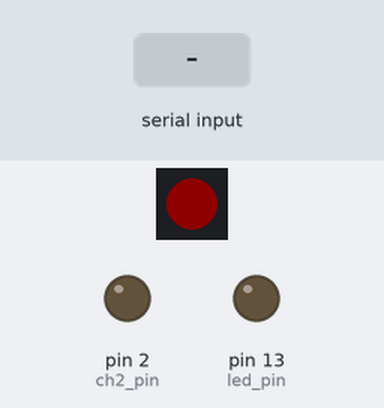
Bench run of a sketch on a simulated Arduino Uno, built with avr-gcc and run on an emulated ATmega328P. Parts: 1 RGB LEDs in strip order, left to right, output pins drawn as LEDs (lit = HIGH). Inputs (shaded band) come from the test bench. Dim RGB values are drawn brighter than linear; pins used as bus, display or sensor lines are not drawn; what the sketch prints to the serial monitor is not drawn.

Above: at 1.5 s.
1.6 s: "1\n" received over Serial
At 2.0 s:
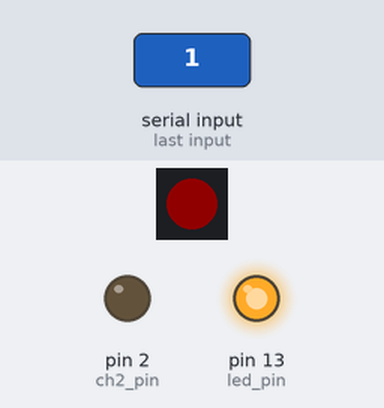
3.1 s: "30,150\n" received over Serial
4.6 s: "90,45\n" received over Serial
At 5.5 s:
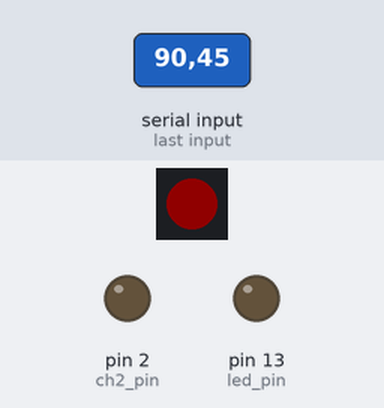
Timing chart, 0 to 7.6 s (numbered marks = the images above; inputs shaded):
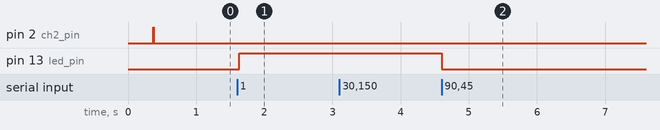

Measured:
- after the input at 1.6 s, pin 13 (led_pin): LOW → HIGH at once
- after the input at 3.1 s, every drawn part: stays the same
- after the input at 4.6 s, pin 13 (led_pin): HIGH → LOW at once

The sketch:

photometry_optophotometry_plus_cam_selftrig_plus_encoder.ino
```cpp
// handle the damn led
#include <Adafruit_DotStar.h>
#include <SPI.h>
#define NUMPIXELS 1 // Number of LEDs in strip
#define DATAPIN 7
#define CLOCKPIN 8
Adafruit_DotStar strip = Adafruit_DotStar(NUMPIXELS, DATAPIN, CLOCKPIN, DOTSTAR_BGR);

// Encoder
//#define ENCODER_DO_NOT_USE_INTERRUPTS
//#include <Encoder.h>
//Encoder myEnc(4,5); // pick your pins, reverse for sign flip


// debug
#define debugmode true
#define showpulses false

// Photometry mode
bool optophotommode = true;

// pins
byte ch1_pin = 0; // try to leave 3 4 open. 3 is fine if needed
byte ch2_pin = 2;
byte cam_pin = 1;
byte led_pin = 13; // onboard led

// time variables for camera
unsigned long int tnow;
unsigned long int pulsetime = 0;
unsigned int step_size = 100; // in micros

// cam trig variables
bool pulsing = false;
byte freq = 30; // Pulse at 30 Hz (default)
unsigned int ontime = 20000; // On for 20 ms
unsigned long cycletime = 1000000 / freq;
// unsigned int sweep_start;
bool onoff = false;
long pos = 0;
byte m, n;

// photometry time variables
unsigned long int t0; // When each cycle begins
unsigned long int t1; // Time in each cycle
int pulsewidth_1 = 6000; // in micro secs (ch1)
int pulsewidth_2; // in micro secs (ch2)
long cycletime_photom_1; // in micro secs (Ch1)
long cycletime_photom_2; // in micro secs (Ch2)

// tcp photometry time variables
const int pulsewidth_2_tcp = 6000; // in micro secs (ch2)
const long cycletime_photom_1_tcp = 10000; // in micro secs (Ch1)
const long cycletime_photom_2_tcp = 10000; // in micro secs (Ch2)

// Opto varaibles
byte opto_per = 5; // Number of photometry pulses per opto pulse (A). Can be: 1, 2, 5, 10, 25, 50. Pulse freq is 50 / A
byte train_length = 10; // Number of opto pulses per train (B). Duration is  B / (50 / A).
long train_cycle = 30 * 50; // First number is in seconds. How often does the train come on.
const int pulsewidth_2_opto = 10000; // in micro secs (ch2)
const long cycletime_photom_1_opto = 6500; // in micro secs (Ch1)
const long cycletime_photom_2_opto = 13500; // in micro secs (Ch2)

// photometry and optophotometry switches
bool ch1_on = false;
bool ch2_on = false;
bool opto = false;
bool train = false;

// Counters
byte pmt_counter_for_opto = 0;
byte opto_counter = 0;
long counter_for_train = 0; // Number of cycles

void setup() {
  Serial.begin(9600);
//  myEnc.write(0);

  pinMode(cam_pin, OUTPUT);
  pinMode(led_pin, OUTPUT);
  pinMode(ch1_pin, OUTPUT);
  pinMode(ch2_pin, OUTPUT);
  digitalWrite(cam_pin, LOW);
  digitalWrite(led_pin, LOW);
  digitalWrite(ch1_pin, LOW);
  digitalWrite(ch2_pin, LOW);

  // Load up the variables
  modeswitch();

  if (debugmode){
    Serial.println("Experiment start.");
    showpara();
  }

  t0 = micros();

  // Onboard LED
  if (debugmode){
    strip.setPixelColor(0, 0x100000); // red
  }
  else {
    strip.setPixelColor(0, 0x050505); // white
  }
  strip.begin(); // Initialize pins for output
  strip.show();  // Turn all LEDs off ASAP
}

void loop() {
//  sweep_start = micros();

  if (Serial.available() >= 2){
    // Read 2 bytes
    m = Serial.read();
    n = Serial.read();

    if (debugmode){
      m = m - '0';
      n = n - '0';
    }

    // m table
    // 2: new cycle time (1000000/n, n in Hz)
    // 1: start pulse
    // 0: stop pulse
    // 5: Quad encoder position
    // 3: TCP mode (n = 0 TCP, n = 1 optophotometry)
    // 4: Set delay(delay_cycle = n * 50, n in seconds)
    // 9: Show all parameters
    // 6: Change opto frequency (opto_per = n, f = 50/n)
    // 7: Change opto pulse per train (train_length = n)
    // 8: Change opto train cycle (train_cycle = n * 50, n in seconds)

    switch (m){
      case 2:
        // Set frequency
        cycletime = 1000000 / n;

        if (debugmode){
          Serial.print("New cam cycle time (us): ");
          Serial.println(cycletime);
        }
        break;

      case 1:
        // Start pulsing
        pulsing = true;
        pulsetime = micros();
        if (debugmode){
          Serial.println("Pulse start.");
        }
//        myEnc.write(0);    // zero the position
//        pos = 0;
        break;

      case 0:
        // End pulsing
        pulsing = false;
        if (debugmode){
          Serial.println("Pulse stop.");
        }
        break;
      case 3:
        // tcp mode
        if (n == 0){
          // tcp
          optophotommode = false;
        }
        else{
          // optophotometry
          optophotommode = true;
        }
        modeswitch();
        break;
      case 4:
        // Set delay(delay_cycle = n * 50, n in seconds)
        // WIP
        break;
      case 5:
        // Give position
//        pos = myEnc.read();
        Serial.write((byte *) &pos, 4);
        break;
      case 9:
        // List parameters
        showpara();
        break;
      case 6:
        // 6: Change opto frequency (opto_per = n)
        opto_per = n;

        if (debugmode){
          Serial.print("New opto freq (Hz): ");
          Serial.println(50 / opto_per);
        }
        break;
      case 7:
        // 7: Change opto pulse per train (train_length = n)
        train_length = n;
        if (debugmode){
          Serial.print("New opto pulses per train: ");
          Serial.println(train_length);
        }
        break;
      case 8:
        // 8: Change opto train cycle (train_cycle = n * 50)
        train_cycle = n * 50;
        if (debugmode){
          Serial.print("Opto train cycle (s): ");
          Serial.println(train_cycle / 50);
        }
        break;
    }
  }

  tnow = micros();

  // Cam
  if (pulsing){
    if ((tnow - pulsetime) >= cycletime){
      if (!onoff){
        pulsetime = micros();
        Serial.write((byte *) &pos, 4);
        digitalWrite(cam_pin, HIGH);
        digitalWrite(led_pin, HIGH);
        onoff = true;
      }
    }
    else if ((tnow - pulsetime) >= ontime){
      if (onoff){
        digitalWrite(cam_pin, LOW);
        digitalWrite(led_pin, LOW);
        onoff = false;
      }
    }
  }
  else {
    if (onoff){
      digitalWrite(cam_pin, LOW);
      digitalWrite(led_pin, LOW);
      onoff = false;
    }
  }

  // photometry
  t1 = tnow - t0;
  // 1
  if ((t1 >= (cycletime_photom_1 + cycletime_photom_2))){
    if (!ch1_on){
      // This part happens once every 20 ms
      t0 = micros();
      digitalWrite(ch1_pin, HIGH);
      ch1_on = true;

      if (optophotommode){
        // Advance counters
        pmt_counter_for_opto++;
        counter_for_train++;

        if (debugmode && showpulses){
          Serial.print("Photometry ");
          Serial.print(counter_for_train);
          Serial.print(" - ");
          Serial.println(pmt_counter_for_opto);
        }

        // Beginning of each train cycle. Turn train mode on.
        if (counter_for_train == 1){
          train = true;
          if (debugmode && showpulses){
            Serial.println("Train on");
          }
        }

        // Turn on opto mode
        if (train){
          if (pmt_counter_for_opto==1){
            opto = true;
          }
        }

        // reset pmt counter
        if (pmt_counter_for_opto >= opto_per){
          pmt_counter_for_opto = 0;
        }

        // reset opto counter
        if (opto_counter >= train_length){
          train = false;
          opto_counter = 0;
          if (debugmode && showpulses){
            Serial.println("Train off");
          }
        }

        // Serial.println(counter_for_train);
        // reset train counter
        if (counter_for_train >= train_cycle){
          counter_for_train= 0;
        }
      }
    }
  }

  // 2
  else if ((t1 >= (pulsewidth_1)) && (t1 < (cycletime_photom_1))){
    if (ch1_on){
      digitalWrite(ch1_pin, LOW);
      ch1_on = false;
    }
  }

  // 3
  else if ((t1 >= (cycletime_photom_1)) && (t1 < (cycletime_photom_1 + pulsewidth_2))){
    if (!optophotommode){
      // tcp
      if (!ch2_on){
        digitalWrite(ch2_pin, HIGH);
        ch2_on = true;
      }
    }
    else{
      // optophotometry
      if (opto && !ch2_on){
        digitalWrite(ch2_pin, HIGH);
        ch2_on = true;
        opto_counter++;
        opto = false;
        if (debugmode && showpulses){
          Serial.print("Opto ");
          Serial.println(opto_counter);
        }
      }
    }
  }
  // 4
  else if (t1 >= (cycletime_photom_1 + pulsewidth_2)){
    // tcp and optophotometry
    if (ch2_on){
      digitalWrite(ch2_pin, LOW);
      ch2_on = false;
    }
  }

  delayMicroseconds(step_size);
//  Serial.println(micros() - sweep_start);
}

// Switch parameters
void modeswitch(void){
  if (optophotommode){
    pulsewidth_2 = pulsewidth_2_opto; // Switch out the parameters
    cycletime_photom_1 = cycletime_photom_1_opto; // in micro secs (Ch1)
    cycletime_photom_2 = cycletime_photom_2_opto; // in micro secs (Ch2)
    if (debugmode){
      Serial.println("Optophotometry mode.");
    }
  }
  else{
    pulsewidth_2 = pulsewidth_2_tcp; // Switch out the parameters
    cycletime_photom_1 = cycletime_photom_1_tcp; // in micro secs (Ch1)
    cycletime_photom_2 = cycletime_photom_2_tcp; // in micro secs (Ch2)
    if (debugmode){
      Serial.println("Two-color photometry mode.");
    }
  }
}

// Show all parameters
void showpara(void){
  if (debugmode){
    if (optophotommode){
      Serial.println("Optophotometry mode.");
    }
    else{
      Serial.println("Two-color photometry mode.");
    }

    Serial.print("Cam frequency (Hz): ");
    Serial.println(freq);
    Serial.print("Cam cycle time (us): ");
    Serial.println(cycletime);
    Serial.print("Cam on time (us): ");
    Serial.println(ontime);

    Serial.print("Ch1 photometry cycle time (us): ");
    Serial.println(cycletime_photom_1);
    Serial.print("Ch1 photometry on time (us): ");
    Serial.println(pulsewidth_1);
    Serial.print("Ch2 photometry cycle time (us): ");
    Serial.println(cycletime_photom_2);
    Serial.print("Ch2 photometry on time (us): ");
    Serial.println(pulsewidth_2);

    Serial.print("Opto freq (Hz): ");
    Serial.println(50 / opto_per);
    Serial.print("Opto pulses per train: ");
    Serial.println(train_length);
    Serial.print("Opto train cycle (s): ");
    Serial.println(train_cycle / 50);

    Serial.print("System-wide step time (us): ");
    Serial.println(step_size);
  }
}
```
